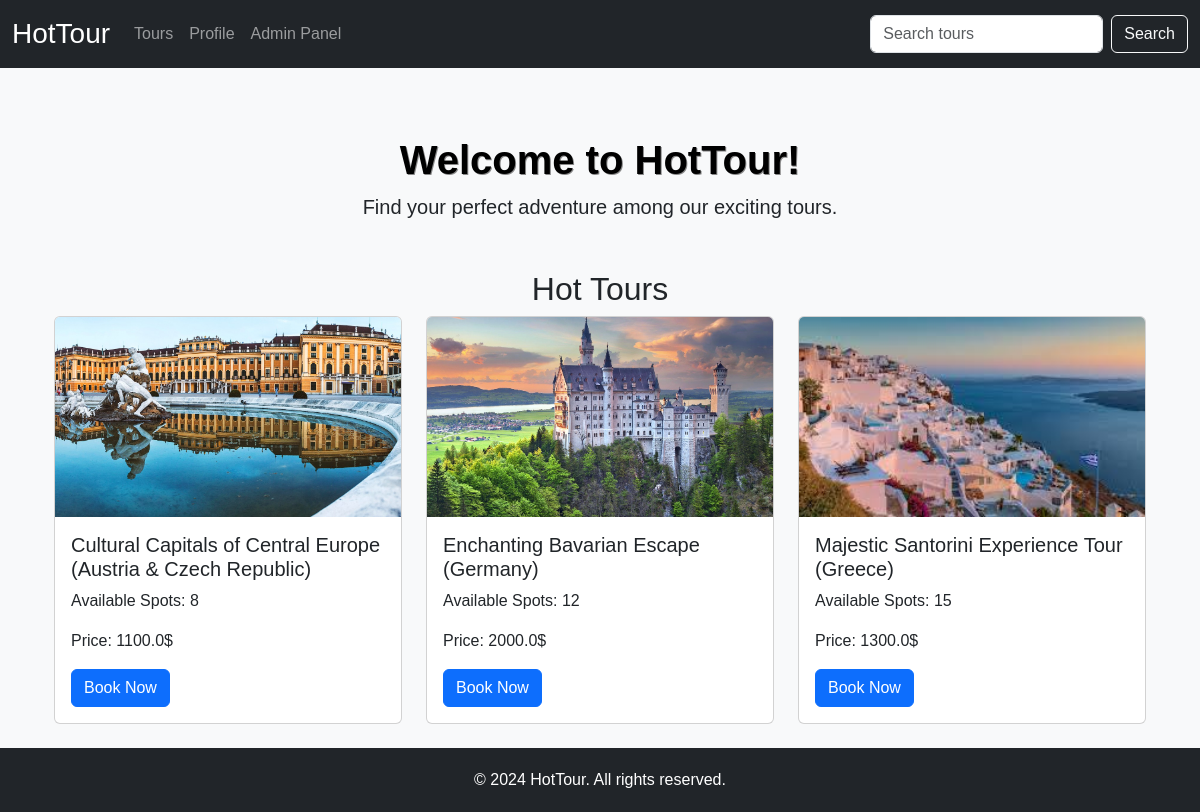
Screenshot of / (signed in) with the database file from the repository.
### app/db.py (models this page shows)
class Tour(db.Model):
    id = db.Column(db.Integer, primary_key=True)
    creation_time = db.Column(db.DateTime, default=datetime.utcnow)
    name = db.Column(db.String(100), nullable=False)
    image_path = db.Column(db.String(100), nullable=False)
    description = db.Column(db.Text, nullable=False)
    price_per_person = db.Column(db.Float, nullable=False)  # Цена с учетом скидки
    date = db.Column(db.Date, nullable=False)
    available_spots = db.Column(db.Integer, nullable=False)

### app/views.py (the view)
@app.route('/')
def index():
    tours = Tour.query.order_by(Tour.available_spots.asc()).limit(3).all()
    return render_template('index.html', tours=tours)

### app/views.py (called while the page is built)
@login.user_loader
def load_user(user_id):
    return User.query.get(int(user_id))

@app.context_processor
def context_processor():
    return dict(is_admin=is_admin)

def is_admin(user_id):
    admin_ids = [1]
    return user_id in admin_ids

### app/templates/index.html (shortened to what this page needs)
{% extends 'base.html' %}
{% block content %}
<div class="container mt-5">
    <h1 class="text-center welcome-text">Welcome to HotTour!</h1>
    <p class="text-center lead">Find your perfect adventure among our exciting tours.</p>
    <h2 class="text-center mt-5">Hot Tours</h2>
    <div class="row justify-content-center">
        {% for tour in tours[:3] %}
          <div class="col-md-4 mb-4">
            <div class="card">
              <img src="{{ url_for('static', filename=tour.image_path) }}" class="card-img-top" alt="{{ tour.name }}">
              <div class="card-body">
                <h5 class="card-title">{{ tour.name }}</h5>
                <p class="card-text">Available Spots: {{ tour.available_spots }}</p>
                <p class="card-text">Price: {{ tour.price_per_person }}$</p>
                <a href="{{ url_for('book_tour', id=tour.id) }}" class="btn btn-primary">Book Now</a>
              </div>
            </div>
          </div>
        {% endfor %}
    </div>
</div>
{% endblock %}

### app/templates/base.html (style rules this page uses)
.card-img-top { height: 200px; object-fit: cover; }
.card { height: 100%; }
body { font-family: Arial, sans-serif; background-color: #f8f9fa; display: flex; flex-direction: column; min-height: 100vh; }

### app/templates/index.html (style rules this page uses)
.welcome-text { font-size: 2.5rem; font-weight: bold; color: #000000; text-shadow: 1px 1px #888888; }

### rows the page displays
Tour: image_path (picture), name "Cultural Capitals of Central Europe (Austria & Czech Republic)", available_spots "8", price_per_person "1100.0"
Tour: image_path (picture), name "Enchanting Bavarian Escape (Germany)", available_spots "12", price_per_person "2000.0"
Tour: image_path (picture), name "Majestic Santorini Experience Tour (Greece)", available_spots "15", price_per_person "1300.0"
